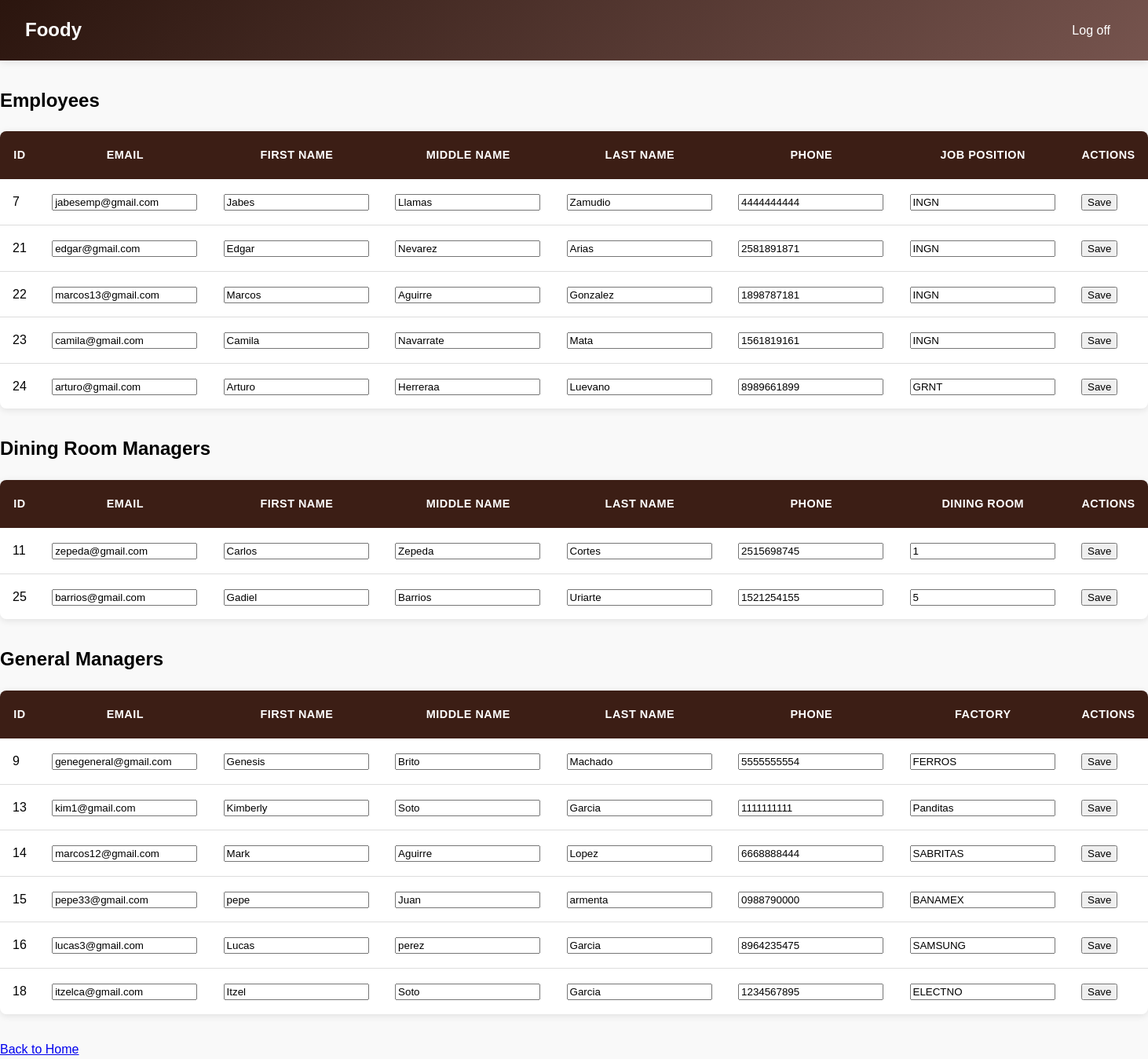
The page /generalManager/editUsers.php on the database its author committed.
### tables this page shows
CREATE TABLE `employee` (
  `num` int NOT NULL AUTO_INCREMENT,
  `firstName` varchar(20) NOT NULL,
  `middleName` varchar(20) NOT NULL,
  `lastName` varchar(20) DEFAULT NULL,
  `tel` varchar(10) DEFAULT NULL,
  `email` varchar(30) DEFAULT NULL,
  `factory` varchar(8) NOT NULL,
  `jobPosition` varchar(5) NOT NULL,
  `userNum` int DEFAULT NULL,
  PRIMARY KEY (`num`),
  UNIQUE KEY `email` (`email`),
  KEY `factory` (`factory`),
  KEY `jobPosition` (`jobPosition`),
  KEY `userNum` (`userNum`),
  CONSTRAINT `employee_ibfk_1` FOREIGN KEY (`factory`) REFERENCES `factory` (`code`),
  CONSTRAINT `employee_ibfk_2` FOREIGN KEY (`jobPosition`) REFERENCES `jobPosition` (`code`),
  CONSTRAINT `userNum` FOREIGN KEY (`userNum`) REFERENCES `users` (`num`)
);

CREATE TABLE `users` (
  `num` int NOT NULL AUTO_INCREMENT,
  `email` varchar(255) NOT NULL,
  `hash_password` varchar(255) NOT NULL,
  `rol` enum('employee','diningRoomManager','generalManager') DEFAULT NULL,
  PRIMARY KEY (`num`),
  UNIQUE KEY `email` (`email`)
);

CREATE TABLE `diningRoomManager` (
  `num` int NOT NULL AUTO_INCREMENT,
  `firstName` varchar(20) NOT NULL,
  `middleName` varchar(20) NOT NULL,
  `lastName` varchar(20) DEFAULT NULL,
  `tel` varchar(10) DEFAULT NULL,
  `diningRoom` int NOT NULL,
  `userNumber` int NOT NULL,
  PRIMARY KEY (`num`),
  KEY `diningRoom` (`diningRoom`),
  KEY `userNumber` (`userNumber`),
  CONSTRAINT `diningRoomManager_ibfk_1` FOREIGN KEY (`diningRoom`) REFERENCES `diningRoom` (`num`),
  CONSTRAINT `userNumber` FOREIGN KEY (`userNumber`) REFERENCES `users` (`num`)
);

CREATE TABLE `factoryAdmin` (
  `num` int NOT NULL AUTO_INCREMENT,
  `firstName` varchar(20) NOT NULL,
  `middleName` varchar(20) NOT NULL,
  `lastName` varchar(20) DEFAULT NULL,
  `tel` varchar(10) DEFAULT NULL,
  `factory` varchar(8) NOT NULL,
  `user_num` int NOT NULL,
  PRIMARY KEY (`num`),
  KEY `factory` (`factory`),
  KEY `user_num` (`user_num`),
  CONSTRAINT `factoryAdmin_ibfk_1` FOREIGN KEY (`factory`) REFERENCES `factory` (`code`),
  CONSTRAINT `user_num` FOREIGN KEY (`user_num`) REFERENCES `users` (`num`)
);

### generalManager/editUsers.php (the view, shortened to what this page needs)
<?php
global $conn;
function fetchUsersByRole($role) {
    global $conn;
    try {
        $query = match ($role) {
            'employee' => "SELECT
                e.userNum as num,
                u.email,
                e.firstName,
                e.middleName,
                e.lastName,
                e.tel,
                e.jobPosition as extra_field
                FROM employee e
                LEFT JOIN users u ON e.userNum = u.num
                WHERE u.rol = 'employee'",
            'diningRoomManager' => "SELECT
                d.userNumber as num,
                u.email,
                d.firstName,
                d.middleName,
                d.lastName,
                d.tel,
                d.diningRoom as extra_field
                FROM diningRoomManager d
                LEFT JOIN users u ON d.userNumber = u.num
                WHERE u.rol = 'diningRoomManager'",
            'generalManager' => "SELECT
                f.user_num as num,
                u.email,
                f.firstName,
                f.middleName,
                f.lastName,
                f.tel,
                f.factory as extra_field
                FROM factoryAdmin f
                LEFT JOIN users u ON f.user_num = u.num
                WHERE u.rol = 'generalManager'",
            default => throw new Exception("Invalid role specified")
        };
        $result = $conn->query($query);
        return $result;
    } catch (Exception $e) {
        error_log("Error in fetchUsersByRole: " . $e->getMessage());
        return null;
    }
}
$employees = fetchUsersByRole('employee');
$diningManagers = fetchUsersByRole('diningRoomManager');
$generalManagers = fetchUsersByRole('generalManager');
$roleData = [
    ['title' => 'Employees', 'data' => $employees, 'role' => 'employee', 'extra_field_label' => 'Job Position'],
    ['title' => 'Dining Room Managers', 'data' => $diningManagers, 'role' => 'diningRoomManager', 'extra_field_label' => 'Dining Room'],
    ['title' => 'General Managers', 'data' => $generalManagers, 'role' => 'generalManager', 'extra_field_label' => 'Factory']
];
?>
<!DOCTYPE html>
<html lang="en">
<head>
    <link rel="stylesheet" href="/css/generalManagerCss/listview.css">
</head>
<body>
    <header>
        <div class="menu">
            <a href="homeGeneralManager.php" class="logo">Foody</a>
            <nav class="navbar">
                <ul>
                    <li><a href="../index.php">Log off</a></li>
                </ul>
            </nav>
        </div>
    </header>
    <main>
        <?php foreach ($roleData as $roleInfo): ?>
            <section class="role-section">
                <h2><?php echo $roleInfo['title']; ?></h2>
                <table class="user-table">
                    <thead>
                        <tr>
                            <th>ID</th>
                            <th>Email</th>
                            <th>First Name</th>
                            <th>Middle Name</th>
                            <th>Last Name</th>
                            <th>Phone</th>
                            <th><?php echo $roleInfo['extra_field_label']; ?></th>
                            <th>Actions</th>
                        </tr>
                    </thead>
                    <tbody>
                        <?php
                        if ($roleInfo['data'] && $roleInfo['data']->num_rows > 0):
                            while ($row = $roleInfo['data']->fetch_assoc()):
                        ?>
                            <tr>
                                <form method="POST" onsubmit="return confirm('Are you sure you want to save these changes?');">
                                    <td><?php echo htmlspecialchars($row['num']); ?></td>
                                    <td>
                                        <input type="email" name="email" value="<?php echo htmlspecialchars($row['email']); ?>" required>
                                    </td>
                                    <td>
                                        <input type="text" name="first_name" value="<?php echo htmlspecialchars($row['firstName']); ?>" required>
                                    </td>
                                    <td>
                                        <input type="text" name="middle_name" value="<?php echo htmlspecialchars($row['middleName']); ?>" required>
                                    </td>
                                    <td>
                                        <input type="text" name="last_name" value="<?php echo htmlspecialchars($row['lastName']); ?>" required>
                                    </td>
                                    <td>
                                        <input type="tel" name="tel" value="<?php echo htmlspecialchars($row['tel']); ?>" required>
                                    </td>
                                    <td>
                                        <input type="text" name="extra_field" value="<?php echo htmlspecialchars($row['extra_field']); ?>" required>
                                    </td>
                                    <td class="action-buttons">
                                        <button type="submit" name="edit_user" class="edit-button">Save</button>
                                    </td>
                                </form>
                            </tr>
                        <?php
                            endwhile;
                        endif;
                        ?>
                    </tbody>
                </table>
            </section>
        <?php endforeach; ?>
    </main>
    <div class="buttons">
    <a href="/generalManager/homeGeneralManager.php" class="btn btn-primary">Back to Home</a>
    </div>
</body>
</html>

### css/generalManagerCss/listview.css (style rules this page uses)
:root { --primary-color: #3c1e15; --secondary-color: #45a049; --danger-color: #dc3545; --background-color: #f9f9f9; --text-color: #333; --border-color: #ddd; --shadow: 0 2px 10px rgba(0, 0, 0, 0.1); --transition: all 0.3s ease; }
body { font-family: 'Arial', Helvetica, sans-serif; margin: 0; padding: 0; background-color: var(--background-color); line-height: 1.6; }
header { background: linear-gradient(135deg, #2b150e 0%, #76544e 100%); padding: 1.2rem 0; box-shadow: 0 2px 10px rgba(0, 0, 0, 0.1); margin-bottom: 2rem; }
.menu { display: flex; justify-content: space-between; align-items: center; max-width: 1400px; margin: 0 auto; padding: 0 2rem; }
.logo { color: white; text-decoration: none; font-size: 1.5rem; font-weight: bold; }
.navbar ul { list-style: none; display: flex; gap: 1rem; margin: 0; padding: 0; }
.navbar a { color: white; text-decoration: none; padding: 0.5rem 1rem; border-radius: 4px; transition: background-color 0.3s; }
table { width: 100%; border-collapse: separate; border-spacing: 0; background-color: white; box-shadow: var(--shadow); border-radius: 8px; overflow: hidden; margin-bottom: 2rem; }
th { background-color: var(--primary-color); color: white; padding: 1.2rem 1rem; font-weight: 600; text-transform: uppercase; font-size: 0.9rem; letter-spacing: 0.5px; }
td { padding: 1rem; border-bottom: 1px solid var(--border-color); vertical-align: middle; }
tr:last-child td { border-bottom: none; }

### rows shown on the page
employee: userNum "7", email "jabesemp@gmail.com", first_name "Jabes", middle_name "Llamas", last_name "Zamudio", tel "4444444444", extra_field "INGN"
employee: userNum "21", email "edgar@gmail.com", first_name "Edgar", middle_name "Nevarez", last_name "Arias", tel "2581891871", extra_field "INGN"
employee: userNum "22", email "marcos13@gmail.com", first_name "Marcos", middle_name "Aguirre", last_name "Gonzalez", tel "1898787181", extra_field "INGN"
employee: userNum "23", email "camila@gmail.com", first_name "Camila", middle_name "Navarrate", last_name "Mata", tel "1561819161", extra_field "INGN"
employee: userNum "24", email "arturo@gmail.com", first_name "Arturo", middle_name "Herreraa", last_name "Luevano", tel "8989661899", extra_field "GRNT"
diningroommanager: userNumber "11", email "zepeda@gmail.com", first_name "Carlos", middle_name "Zepeda", last_name "Cortes", tel "2515698745", extra_field "1"
diningroommanager: userNumber "25", email "barrios@gmail.com", first_name "Gadiel", middle_name "Barrios", last_name "Uriarte", tel "1521254155", extra_field "5"
factoryadmin: user_num "9", email "genegeneral@gmail.com", first_name "Genesis", middle_name "Brito", last_name "Machado", tel "5555555554", extra_field "FERROS"
factoryadmin: user_num "13", email "kim1@gmail.com", first_name "Kimberly", middle_name "Soto", last_name "Garcia", tel "1111111111", extra_field "Panditas"
factoryadmin: user_num "14", email "marcos12@gmail.com", first_name "Mark", middle_name "Aguirre", last_name "Lopez", tel "6668888444", extra_field "SABRITAS"
factoryadmin: user_num "15", email "pepe33@gmail.com", first_name "pepe", middle_name "Juan", last_name "armenta", tel "0988790000", extra_field "BANAMEX"
factoryadmin: user_num "16", email "lucas3@gmail.com", first_name "Lucas", middle_name "perez", last_name "Garcia", tel "8964235475", extra_field "SAMSUNG"
factoryadmin: user_num "18", email "itzelca@gmail.com", first_name "Itzel", middle_name "Soto", last_name "Garcia", tel "1234567895", extra_field "ELECTNO"

### other values the page prints
$roleInfo['title'] "Employees"
$roleInfo['extra_field_label'] "JOB POSITION"
$roleInfo['title'] "Dining Room Managers"
$roleInfo['extra_field_label'] "DINING ROOM"
$roleInfo['title'] "General Managers"
$roleInfo['extra_field_label'] "FACTORY"
